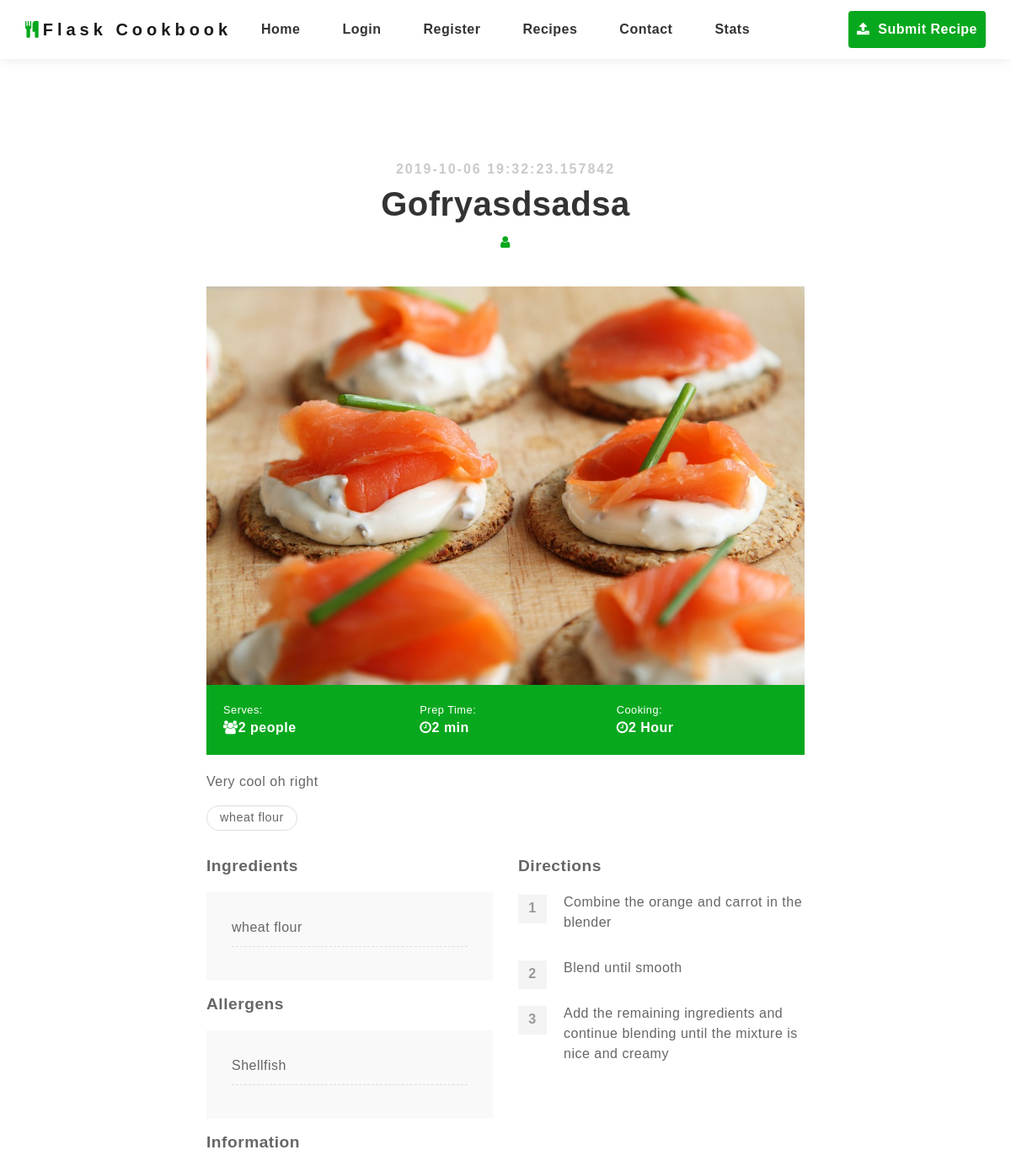
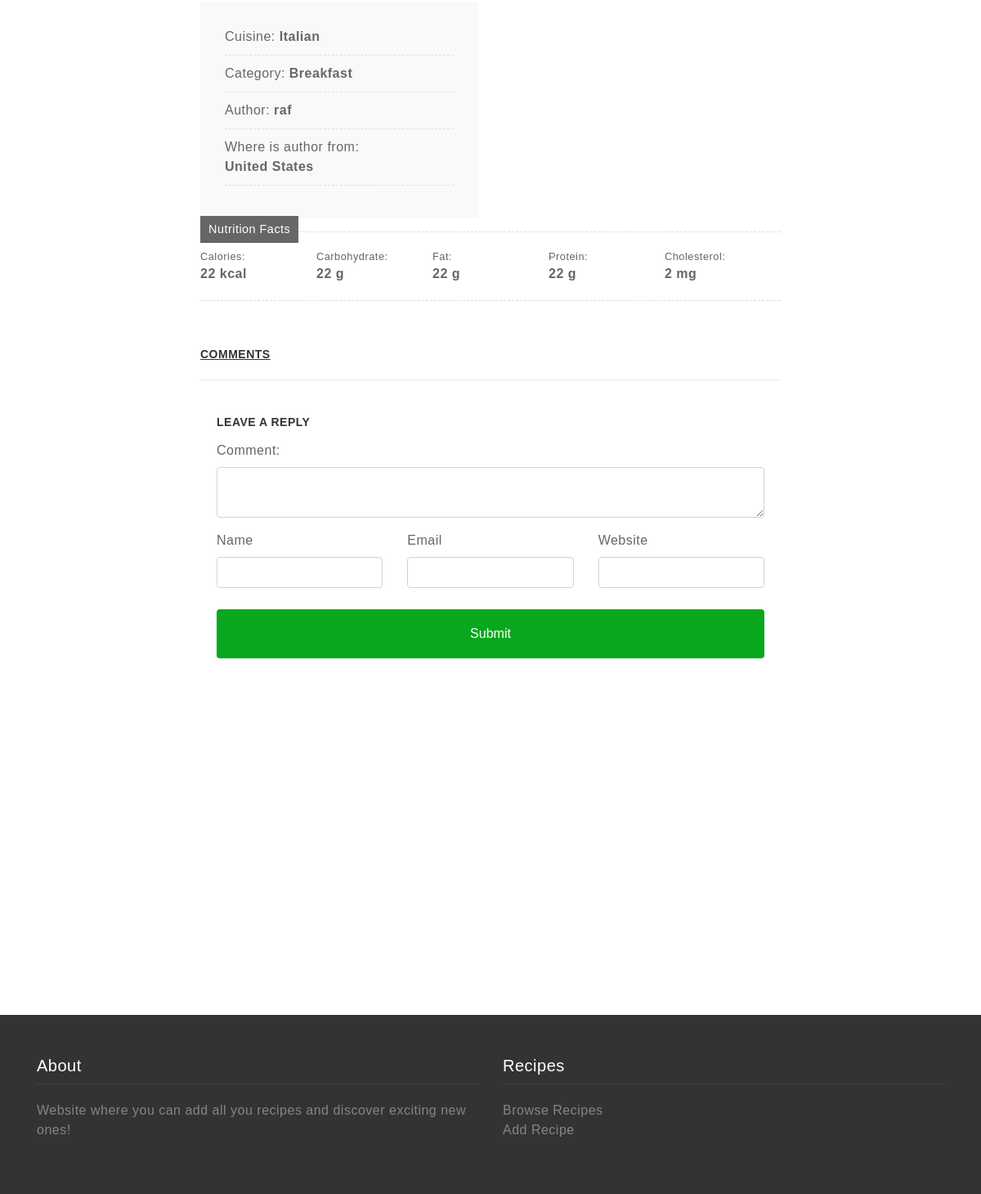
Page /recipe/Gofryasdsadsa on the committed database (2 pictures, top to bottom).
### app/models.py (models this page shows, shortened)
class Recipe(db.Model):
    __searchable__ = ['name']
    id = db.Column(db.Integer, primary_key=True)
    name = db.Column(db.String(64), index=True, unique=True)
    short_description = db.Column(db.String(64))
    content = db.Column(db.String(50000))
    timestamp = db.Column(db.DateTime, index=True, default=datetime.utcnow)
    user_id = db.Column(db.Integer, db.ForeignKey('user.id'))
    cuisine_id = db.Column(db.Integer, db.ForeignKey('cuisine.id'))
    category_id = db.Column(db.Integer, db.ForeignKey('category.id'))
    calories = db.Column(db.Integer)
    carbohydrates = db.Column(db.Integer)
    proteins = db.Column(db.Integer)
    fats = db.Column(db.Integer)
    cholesterol = db.Column(db.Integer)
    serves_num_people = db.Column(db.Integer)
    time_to_prepare = db.Column(db.Integer)
    cooking_time = db.Column(db.Integer)
    image = db.Column(db.String(128))
    comments = db.relationship('Comment', backref='recipe', lazy='dynamic')
    upvotes = db.Column(db.Integer, default=0)
    _ingredients = db.relationship(
        "Ingredient",
        secondary=ingredients_in_recipe,
        back_populates="recipes")
    _allergens = db.relationship(
        "Allergen",
        secondary=allergens_in_recipe,
        back_populates="recipes")

class Ingredient(db.Model):
    id = db.Column(db.Integer, primary_key=True)
    name = db.Column(db.String(64), unique=True)
    recipes = db.relationship(
        "Recipe",
        secondary=ingredients_in_recipe,
        back_populates="_ingredients")

class Allergen(db.Model):
    id = db.Column(db.Integer, primary_key=True)
    name = db.Column(db.String(64), index=True, unique=True)
    recipes = db.relationship(
        "Recipe",
        secondary=allergens_in_recipe,
        back_populates="_allergens")

class Cuisine(db.Model):
    id = db.Column(db.Integer, primary_key=True)
    name = db.Column(db.String(64), index=True, unique=True)
    recipes = db.relationship('Recipe', backref='cuisine', lazy='dynamic')

class Category(db.Model):
    id = db.Column(db.Integer, primary_key=True)
    name = db.Column(db.String(64), index=True, unique=True)
    recipes = db.relationship('Recipe', backref='category', lazy='dynamic')

class User(UserMixin, db.Model):
    id = db.Column(db.Integer, primary_key=True)
    username = db.Column(db.String(64), index=True, unique=True)
    email = db.Column(db.String(120), index=True, unique=True)
    password_hash = db.Column(db.String(128))
    recipes = db.relationship('Recipe', backref='author', lazy='dynamic')
    country_id = db.Column(db.Integer, db.ForeignKey('country.id'))

class Country(db.Model):
    id = db.Column(db.Integer, primary_key=True)
    name = db.Column(db.String(64), index=True, unique=True)
    users = db.relationship('User', backref='country', lazy='dynamic')

### app/routes.py (the view)
@app.route('/recipe/<recipe_name>',methods=['GET','POST'])
def recipe(recipe_name):
    recipe = Recipe.query.filter_by(name=recipe_name).first_or_404()
    userIsAnAuthor = False
    comment_form = CommentForm()
    comments = Comment.query.filter_by(recipe_id=recipe.id).all()
    if current_user.is_authenticated and current_user == recipe.author:
        userIsAnAuthor = True
    content = re.split(r' *[\.\?!][\'"\)\]]* *', recipe.content)
    del content[-1]
    if comment_form.validate_on_submit():
        created_comment = Comment(
            name = comment_form.name.data,
            email = comment_form.email.data,
            website = comment_form.website.data,
            comment = comment_form.comment.data,
            recipe_id= recipe.id
        )
        try:
            db.session.add(created_comment)
            db.session.commit()
            redirect(url_for("recipe", recipe_name=recipe.name))
            print("Comment was successfuly added")
        except:
            print("There was a DB error while saving Comment.")
    else:
        print("There was an error")
    return render_template("recipe_page.html", recipe=recipe, content=content, userIsAnAuthor=userIsAnAuthor,
    upvotes=recipe.upvotes, comments=comments, comment_form=comment_form, nutrition_facts=render_template("_nutrition_facts.html", recipe=recipe))

### app/forms.py
class CommentForm(FlaskForm):
    name = StringField('Name', validators=[DataRequired()])
    email = StringField('Email', validators=[DataRequired(), Email()])
    comment = TextAreaField('Comment: ', validators=[
                            Length(min=5, max=5000)])
    website = StringField('Website')
    submit = SubmitField('Submit')

### app/templates/_nutrition_facts.html
<div class="nutrition-facts clearfix">
    <h3>Nutrition Facts</h3>
    <div>
        <p>Calories:</p>
        <p><strong>{{recipe.calories}} kcal</strong></p>
    </div>
    <div>
        <p>Carbohydrate:</p>
        <p><strong>{{recipe.carbohydrates}} g</strong></p>
    </div>
    <div>
        <p>Fat:</p>
        <p><strong>{{recipe.fats}} g</strong></p>
    </div>
    <div>
        <p>Protein:</p>
        <p><strong>{{recipe.proteins}} g</strong></p>
    </div>
    <div>
        <p>Cholesterol:</p>
        <p><strong>{{recipe.cholesterol}} mg</strong></p>
    </div>
</div>

### app/templates/recipe_page.html (shortened to what this page needs)
{% extends 'base.html' %}
{% block app_content %}
<div class="recipe-detail">
    <div class="container">
        <div class="row justify-content-center">
            <div class="col-lg-12 text-center">
                <h4>{{ recipe.timestamp }}</h4>
                <h1>{{ recipe.name }}</h1>
                <div class="by"><i class="fa fa-user" aria-hidden="true"></i>{{ recipe.author.name }}</div>
            </div>
            <div class="col-lg-8">
                <img src="{{ url_for('static', filename=recipe.image) }}" alt="Image of the Dish" id="page_image">
                <div class="info">
                    <div class="row">
                        <div class="col-lg-4 col-sm-4">
                            <p>Serves:</p>
                            <p><strong><i class="fa fa-users" aria-hidden="true"></i>{{ recipe.serves_num_people }}
                                    people</strong></p>
                        </div>
                        <div class="col-lg-4 col-sm-4">
                            <p>Prep Time:</p>
                            <p><strong><i class="fa fa-clock-o" aria-hidden="true"></i>{{ recipe.time_to_prepare }}
                                    min</strong></p>
                        </div>
                        <div class="col-lg-4 col-sm-4">
                            <p>Cooking:</p>
                            <p><strong><i class="fa fa-clock-o" aria-hidden="true"></i>{{ recipe.cooking_time }}
                                    Hour</strong></p>
                        </div>
                    </div>
                </div>
                <div>
                    <p>{{ recipe.short_description }}</p>
                </div>
                <div class="tag">
                    {% for ingredient in recipe._ingredients %}
                    <a href="#">{{ ingredient.name }}</a>
                    {% endfor %}
                </div>
                <div class="ingredient-direction">
                    <div class="row">
                        <div class="col-lg-6 col-sm-6">
                            <h3>Ingredients</h3>
                            <ul class="ingredients">
                                {% for ingredient in recipe._ingredients %}
                                <li>
                                    {{ ingredient.name }}
                                </li>
                                {% endfor %}
                            </ul>
                            <h3>Allergens</h3>
                            <ul class="ingredients">
                                {% for allergen in recipe._allergens %}
                                <li>
                                    {{ allergen.name }}
                                </li>
                                {% endfor %}
                            </ul>
                            <h3>Information</h3>
                            <ul class="ingredients">
                                <li>Cuisine: <b>{{ recipe.cuisine.name }}</b></li>
                                <li>Category: <b>{{ recipe.category.name }}</b></li>
                                <li>Author: <b>{{ recipe.author.username }}</b></li>
                                <li>Where is author from: <br><b>{{ recipe.author.country.name }}</b></li>
                            </ul>
                        </div>
                        <div class="col-lg-6 col-sm-6">
                            <h3>Directions</h3>
                            <ol class="directions">
                                {% for step in content %}
                                <li>{{ step }}</li>
                                {% endfor %}
                            </ol>
                        </div>
                    </div>
                </div>
                {% include "_nutrition_facts.html" %}
                {% include '_comments.html' %}
                {% include '_reply.html' %}
            </div>
        </div>
    </div>
</div>
</div>
{% endblock %}

### app/templates/base.html (shortened to what this page needs)
<!DOCTYPE html>
<html lang="en">
<head>
    {% block head %}
    <link href="{{ url_for('static', filename='static/css/font-awesome.min.css') }}" rel="stylesheet">
    <link href="{{ url_for('static', filename='static/css/bootstrap.min.css') }}" rel="stylesheet">
    <link href="{{ url_for('static', filename='static/css/styles.min.css') }}" rel="stylesheet">
    <link href="{{ url_for('static', filename='static/css/select2.min.css') }}" rel="stylesheet">
    {% endblock %}
</head>
{% block navbar %}
<nav class="navbar navbar-expand-lg navbar-light fixed-top">
    <div class="container-fluid justify-content-center">
        <a class="navbar-brand" href="{{ url_for('index') }}"><i class="fa fa-cutlery" aria-hidden="true"></i>Flask
            Cookbook</a>
        <div class="collapse navbar-collapse justify-content-center" id="navbarNavDropdown">
            <ul class="navbar-nav">
                <li class="nav-item">
                    <a class="nav-link" href="{{ url_for('index') }}">Home</a>
                </li>
                {% if current_user.is_anonymous %}
                <li class="nav-item">
                    <a class="nav-link" href="{{ url_for('login') }}">Login</a>
                </li>
                <li class="nav-item">
                    <a class="nav-link" href="{{ url_for('register') }}">Register</a>
                </li>
                {% else %}
                <li class="nav-item">
                    <a class="nav-link" href="{{ url_for('logout') }}">Logout</a>
                </li>
                {% endif %}
                <li class="nav-item">
                    <a class="nav-link" href="{{ url_for('recipes_list') }}">Recipes</a>
                </li>
                <li class="nav-item">
                    <a class="nav-link" href="{{ url_for('contact')  }}">Contact</a>
                </li>
                <li class="nav-item">
                    <a class="nav-link" href="{{ url_for('recipes_stats')  }}">Stats</a>
                </li>
                <li class="nav-item btn-submit-recipe">
                    <a class="nav-link" href="{{ url_for('add_recipe')  }}"><i class="fa fa-upload"
                            aria-hidden="true"></i> Submit Recipe</a>
                </li>
            </ul>
        </div>
    </div>
</nav>
{% endblock %}
{% block content %}
<div class="container">
    {% block app_content %}{% endblock %}
</div>
{% endblock %}
{% block footer %}
<footer>
    <div class="container">
        <div class="row">
            <div class="col-lg-6 col-sm-3">
                <h5>About</h5>
                <p>Website where you can add all you recipes and discover exciting new ones!</p>
            </div>
            <div class="col-lg-6 col-sm-3">
                <h5>Recipes</h5>
                <ul>
                    <li><a href="{{ url_for('recipes_list')  }}">Browse Recipes</a></li>
                    <li><a href="{{ url_for('add_recipe')  }}">Add Recipe</a></li>
                </ul>
            </div>
        </div>
    </div>
</footer>
{% endblock %}
</html>

### app/templates/_comments.html (shortened to what this page needs)
{% block main %}
<div class="blog-comment">
    <h3>Comments</h3>
    <hr />
    {% endblock %}

### app/templates/_reply.html (shortened to what this page needs)
{% block main %}
{% import 'bootstrap/wtf.html' as wtf %}
<div class="reply">
    <h3>Leave a Reply</h3>
    <form method='POST' id='category_form' enctype="multipart/form-data">
        <div class="form-group">
            <div class="form-group required">
                {{ comment_form.comment.label }}
                {{ comment_form.comment(class_="form-control") }}
            </div>
        </div>
        <div class="row">
                <div class="form-group required col-lg-4">
                    {{ comment_form.name.label }}
                    {{ comment_form.name(class_="form-control") }}
                </div>
                <div class="form-group required col-lg-4">
                    {{ comment_form.email.label }}
                    {{ comment_form.email(class_="form-control") }}
                </div>
                <div class="form-group required col-lg-4">
                    {{ comment_form.website.label }}
                    {{ comment_form.website(class_="form-control") }}
                </div>
        </div>
        <p class="form-submit">
                {{ comment_form.submit(class_="btn btn-submit btn-block") }}
        </p>
    </form>
</div>
{% endblock %}

### rows in the picture
Recipe: timestamp "2019-10-06 19:32:23.157842", name "Gofryasdsadsa", image (picture), serves_num_people "2", time_to_prepare "2", cooking_time "2", short_description "Very cool oh right", calories "22", carbohydrates "22", fats "22", proteins "22", cholesterol "2"
Ingredient: name "wheat flour"
Allergen: name "Shellfish"
Cuisine: cuisine.name "Italian"
Category: category.name "Breakfast"
User: author.username "raf"
Country: author.country.name "United States"

### other values in the picture
{{ step }} "Combine the orange and carrot in the blender" "Blend until smooth" "Add the remaining ingredients and continue blending until the mixture is nice and creamy"
{{ comment_form.comment.label }} "Comment:"
{{ comment_form.name.label }} "Name"
{{ comment_form.email.label }} "Email"
{{ comment_form.website.label }} "Website"
